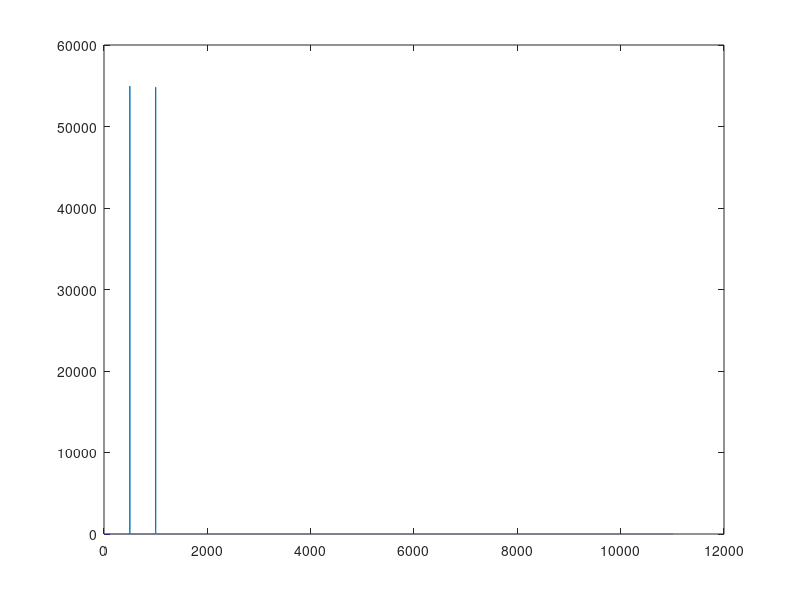

Reproduce this figure in MATLAB.
Fs=22000;
dt=1/Fs;
t=0:dt:5;
z=sin(500*2*pi*t)+cos(1000*2*pi*t);
N=length(z);
y=fft(z,N);
e=y(1:floor(N/2)+1);

f=linspace(0,Fs/2,floor(N/2)+1);
plot(f,abs(e));